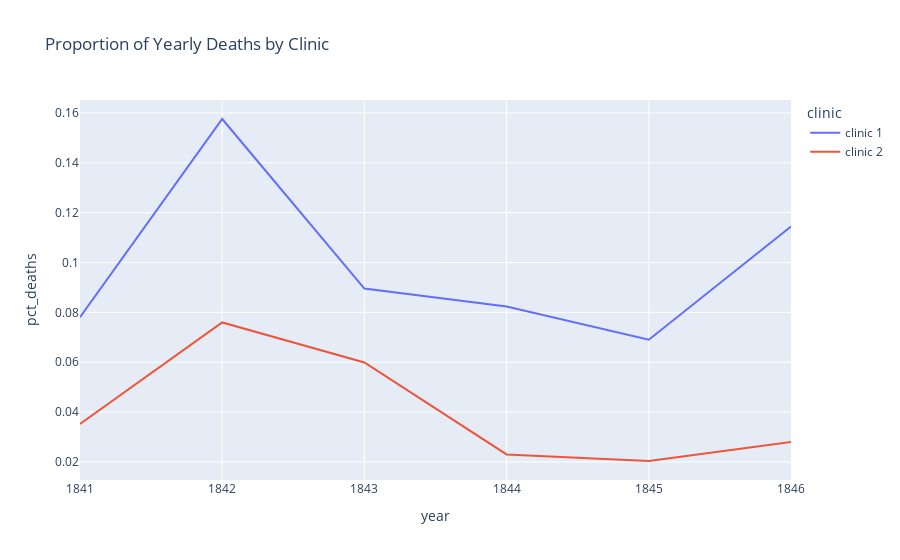

Here is the notebook cell this chart was saved with:
### Code cell
line = px.line(df_yearly, 
               x='year', 
               y='pct_deaths',
               color='clinic',
               title='Proportion of Yearly Deaths by Clinic')
 
line.show()

### Figure 1 — Plotly figure (JSON) as saved in the notebook; plotly's stock layout.template omitted (floating-point values rounded to 4 significant figures)
{"data": [{"hovertemplate": "clinic=clinic 1<br>year=%{x}<br>pct_deaths=%{y}<extra></extra>", "legendgroup": "clinic 1", "line": {"color": "#636efa", "dash": "solid"}, "marker": {"symbol": "circle"}, "mode": "lines", "name": "clinic 1", "orientation": "v", "showlegend": true, "type": "scatter", "x": [1841, 1842, 1843, 1844, 1845, 1846], "xaxis": "x", "y": [0.07806, 0.1576, 0.08954, 0.08236, 0.06901, 0.1145], "yaxis": "y"}, {"hovertemplate": "clinic=clinic 2<br>year=%{x}<br>pct_deaths=%{y}<extra></extra>", "legendgroup": "clinic 2", "line": {"color": "#EF553B", "dash": "solid"}, "marker": {"symbol": "circle"}, "mode": "lines", "name": "clinic 2", "orientation": "v", "showlegend": true, "type": "scatter", "x": [1841, 1842, 1843, 1844, 1845, 1846], "xaxis": "x", "y": [0.03522, 0.07597, 0.05988, 0.023, 0.02036, 0.02797], "yaxis": "y"}], "layout": {"legend": {"title": {"text": "clinic"}, "tracegroupgap": 0}, "title": {"text": "Proportion of Yearly Deaths by Clinic"}, "xaxis": {"anchor": "y", "domain": [0, 1], "title": {"text": "year"}}, "yaxis": {"anchor": "x", "domain": [0, 1], "title": {"text": "pct_deaths"}}}}
